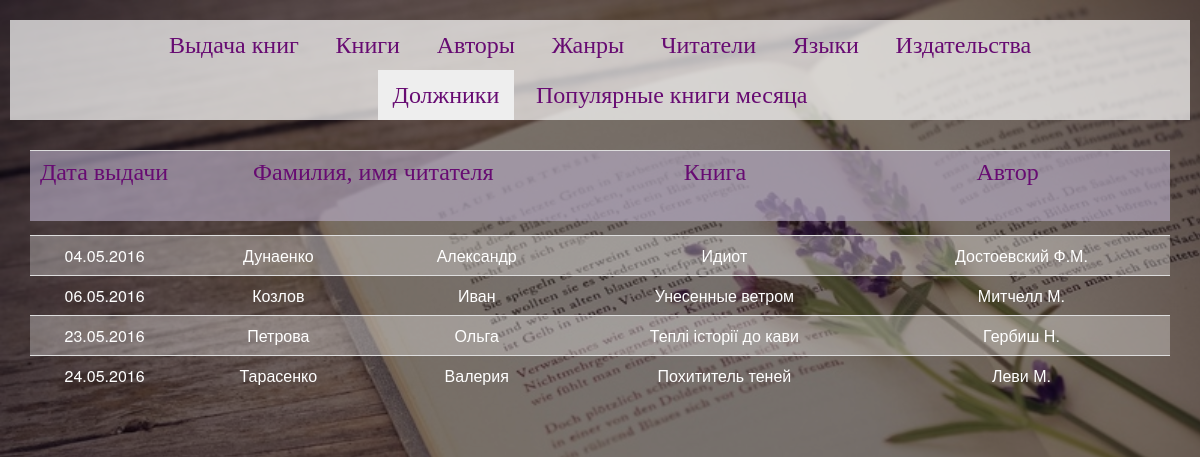
Page /tables/debtors.php on the committed database.
### tables this page shows
CREATE TABLE IF NOT EXISTS `output` (
  `output_id` int(11) NOT NULL AUTO_INCREMENT,
  `output_date` date NOT NULL,
  `return_date` date NOT NULL,
  `book_id` int(11) NOT NULL,
  `reader_id` int(11) NOT NULL,
  `author_id` int(11) NOT NULL,
  PRIMARY KEY (`output_id`),
  KEY `book_id` (`book_id`),
  KEY `reader_id` (`reader_id`),
  KEY `author_id` (`author_id`)
);

CREATE TABLE IF NOT EXISTS `readers` (
  `reader_id` int(11) NOT NULL AUTO_INCREMENT,
  `second_name` varchar(40) NOT NULL,
  `first_name` varchar(40) NOT NULL,
  `adress` varchar(50) NOT NULL,
  `passport` varchar(30) NOT NULL,
  `phone_num` varchar(20) NOT NULL,
  PRIMARY KEY (`reader_id`),
  UNIQUE KEY `passport` (`passport`)
);

CREATE TABLE IF NOT EXISTS `books` (
  `book_id` int(11) NOT NULL AUTO_INCREMENT,
  `book_name` varchar(50) NOT NULL,
  `year` int(4) NOT NULL,
  `pages_num` int(11) NOT NULL,
  `price` decimal(10,2) NOT NULL,
  `publisher_id` int(11) NOT NULL,
  `lang_id` int(11) NOT NULL,
  `author_id` int(11) NOT NULL,
  `genre_id` int(11) NOT NULL,
  PRIMARY KEY (`book_id`),
  KEY `publisher_id` (`publisher_id`),
  KEY `lang_id` (`lang_id`),
  KEY `author_id` (`author_id`),
  KEY `genre_id` (`genre_id`),
  KEY `genre_id_2` (`genre_id`)
);

CREATE TABLE IF NOT EXISTS `authors` (
  `author_id` int(11) NOT NULL AUTO_INCREMENT,
  `auth_name` varchar(50) NOT NULL,
  PRIMARY KEY (`author_id`),
  UNIQUE KEY `auth_name` (`auth_name`)
);

### tables/debtors.php (the view, shortened to what this page needs)
<?php
class Debtors extends Db {
    public function fetchAll(){
        $conn = $this->ConnectDB();
        $stmt = $conn->prepare("SELECT output_date, second_name, first_name, book_name, auth_name
FROM `output` LEFT JOIN `books` ON output.book_id=books.book_id
LEFT JOIN `readers` ON output.reader_id=readers.reader_id
LEFT JOIN `authors` ON output.author_id=authors.author_id WHERE return_date=0 ORDER BY output_date");
        $stmt->execute();
        $result = $stmt->fetchAll();
        return $result;
    }
}
$out = new Debtors();
$rows = $out->fetchAll();
?>
<!DOCTYPE>
<html>
<head>
    <link rel="stylesheet" href="../css/bootstrap.css">
    <link rel="stylesheet" href="../css/tables.css">
</head>
<body>
<div class="container">
    <form method="post">
        <nav id="header" class="navbar navbar-fixed-top" role="navigation">
            <ul id="panel" class="nav navbar-nav">
                <li><a href="output.php">Выдача книг</a></li>
                <li><a href="books.php">Книги</a></li>
                <li><a href="authors.php">Авторы</a></li>
                <li><a href="genres.php">Жанры</a></li>
                <li><a href="readers.php">Читатели</a></li>
                <li><a href="languages.php">Языки</a></li>
                <li><a href="publishers.php">Издательства</a></li><br>
                <li id="current"><a href="debtors.php">Должники</a></li>
                <li><a href="popular.php">Популярные книги месяца</a></li>
            </ul>
            <div class="container">
                <table class="title table table-striped">
                    <tr>
                        <td width="150">Дата выдачи</td>
                        <td width="400">Фамилия, имя читателя</td>
                        <td width="300">Книга</td>
                        <td width="300">Автор</td>
                        <td></td>
                    </tr>
                </table>
            </div>
        </nav>
        <div class="table-responsive">
            <table class="table table-striped"  style="text-align: center;">
                <?php for ($i = 0; $i < count($rows); $i++) {?>
                    <tr>
                        <td width="150"><?= date('d.m.Y', strtotime($rows[$i]['output_date']))?></td>
                        <td width="200"><?= $rows[$i]['second_name']?></td>
                        <td width="200"><?= $rows[$i]['first_name']?></td>
                        <td width="300"><?= $rows[$i]['book_name']?></td>
                        <td width="300"><?= $rows[$i]['auth_name']?></td>
                    </tr>
                <?php } ?>
            </table>
        </div>
    </form>
</div>
</body>
</html>

### css/tables.css (style rules this page uses)
html { background-image: url(../img/2.jpg); background-color: rgba(0, 0, 0, 0.5); background-blend-mode: darken; background-attachment: fixed; background-size: cover; }
body { padding-top: 70px; width: 100%; height: 100%; background: 0; }
.table { margin-top: 165px; color: #ffffff; }
#header { border: 0; padding: 10px; background-image: url(../img/2.jpg); background-color: rgba(0, 0, 0, 0.5); background-blend-mode: darken; background-attachment: fixed; background-size: cover; }
.title { height: 71px; border: 0; color: #670b72; font-size: 18pt; font-family: "Monotype Corsiva", bold; background-color: rgba(116, 97, 141, 0.5); text-align: center; margin-top: 30px; margin-bottom: 0; }
#panel { color: #670b72; font-size: 20pt; font-family: "Monotype Corsiva", bold; background-color: rgba(255, 255, 255, 0.7); border-color: #cccccc; margin-top: 10px; float: none; text-align: center; }
#panel li { color: #670b72; display: inline-block; }
#panel a { color: #670b72; font-size: 18pt; font-family: "Monotype Corsiva", bold; }
#current { text-decoration: none; background-color: #eeeeee; }
.navbar-nav > li { float: none; }

### rows in the picture
output: output_date "04.05.2016", reader.second_name "Дунаенко", reader.first_name "Александр", book.book_name "Идиот", author.auth_name "Достоевский Ф.М."
output: output_date "06.05.2016", reader.second_name "Козлов", reader.first_name "Иван", book.book_name "Унесенные ветром", author.auth_name "Митчелл М."
output: output_date "23.05.2016", reader.second_name "Петрова", reader.first_name "Ольга", book.book_name "Теплі історії до кави", author.auth_name "Гербиш Н."
output: output_date "24.05.2016", reader.second_name "Тарасенко", reader.first_name "Валерия", book.book_name "Похититель теней", author.auth_name "Леви М."
